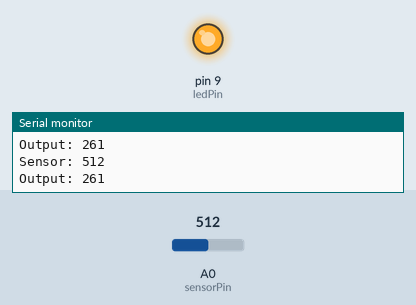
Bench run of a sketch on a simulated Arduino Uno, built with avr-gcc and run on an emulated ATmega328P. Shown: output pins drawn as LEDs (lit = HIGH), the last lines printed to the serial monitor. Inputs (shaded band) come from the test bench; at power-on: A0 (sensorPin) = 512.

Above: at 1.2 s.
1.3 s: A0 (sensorPin) set to 306
At 1.6 s:
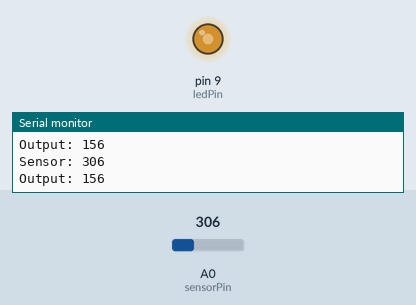
2.8 s: A0 (sensorPin) set to 511
At 3.1 s:
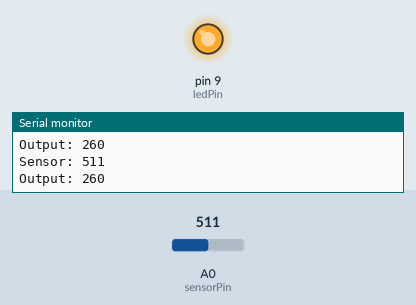
4.3 s: A0 (sensorPin) set to 0
At 4.6 s:
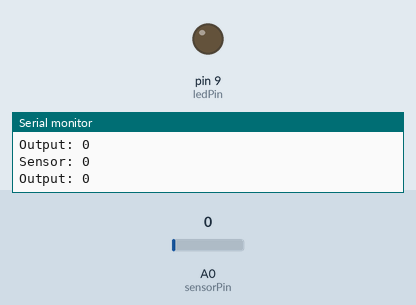
5.8 s: A0 (sensorPin) set to 3
At 7.0 s:
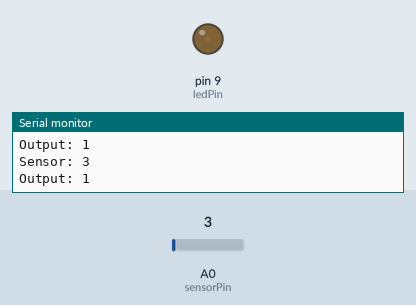
7.3 s: A0 (sensorPin) set to 716
At 8.7 s:
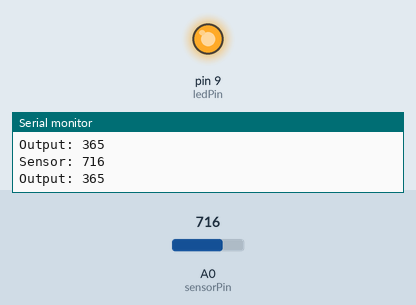
Timing chart, 0 to 9.8 s (numbered marks = the images above; inputs shaded):
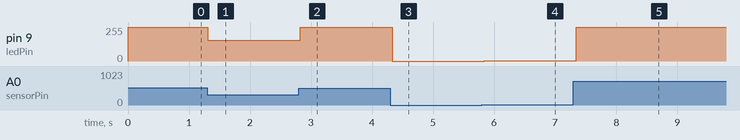

The sketch:

light_sensor_102.ino
```cpp
const int sensorPin = 0;
const int ledPin = 9;

int lightVal;
int mappedLight;

void setup()
{
  pinMode(ledPin, OUTPUT);
  Serial.begin(9600);
}

void loop()
{
  lightVal = analogRead(sensorPin);
  Serial.print("Sensor: ");
  Serial.println(lightVal);

  //Function Map transforms the input range to another range specified in the function call
  //map(value, fromLow, fromHigh, toLow, toHigh)
  mappedLight = map(lightVal, 0, 500, 0, 255);

  Serial.print("Output: ");
  Serial.println(mappedLight);
  analogWrite(9, mappedLight);

  delay(100);
}
```

Measured:
- after the input at 1.3 s, pin 9 (ledPin): 255/255 → 156/255 at once
- after the input at 2.8 s, pin 9 (ledPin): 156/255 → 255/255 at once
- after the input at 4.3 s, pin 9 (ledPin): 255/255 → 0/255 at once
- after the input at 5.8 s, pin 9 (ledPin): 0/255 → 1/255 at once
- after the input at 7.3 s, pin 9 (ledPin): 1/255 → 255/255 at once
